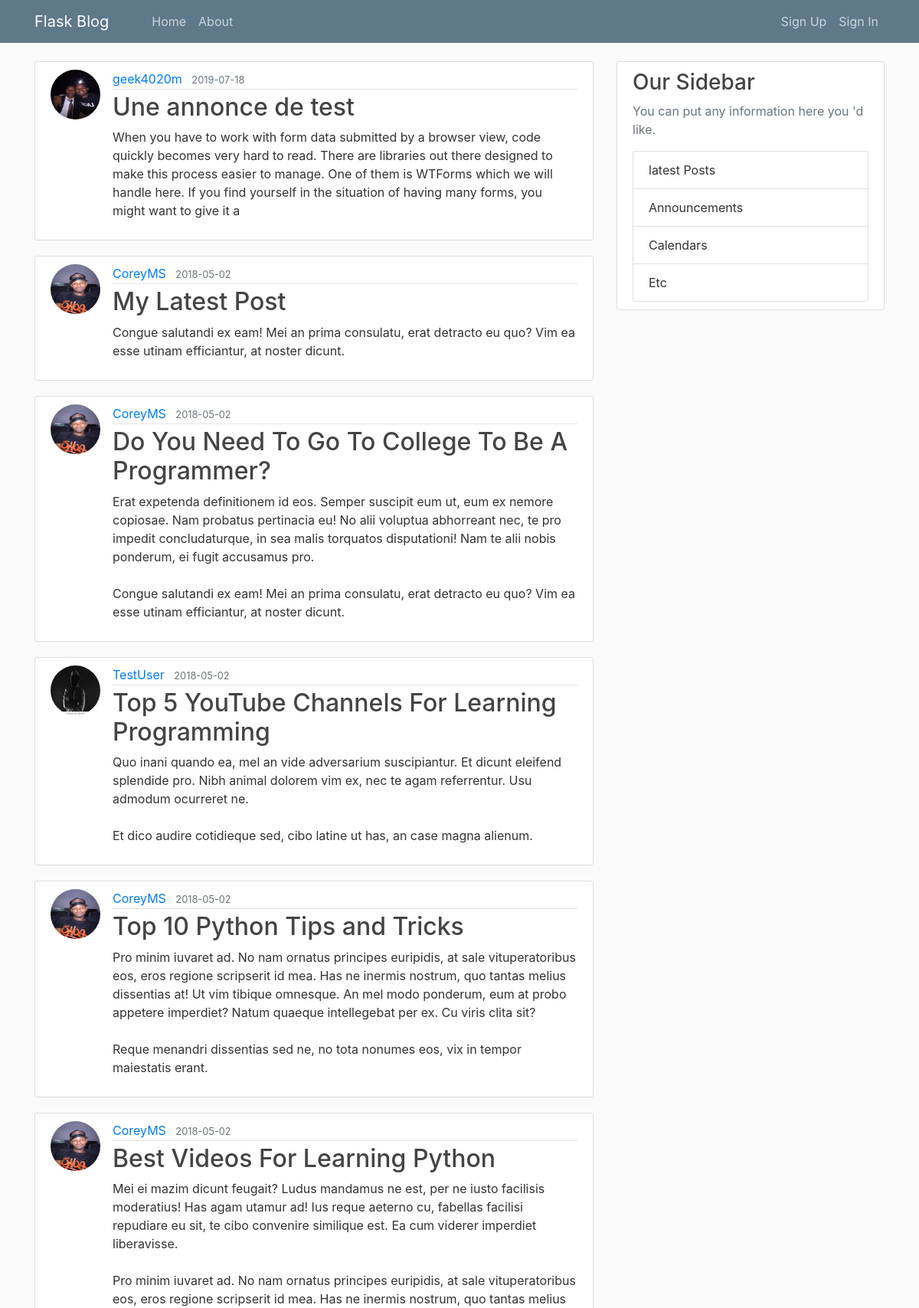
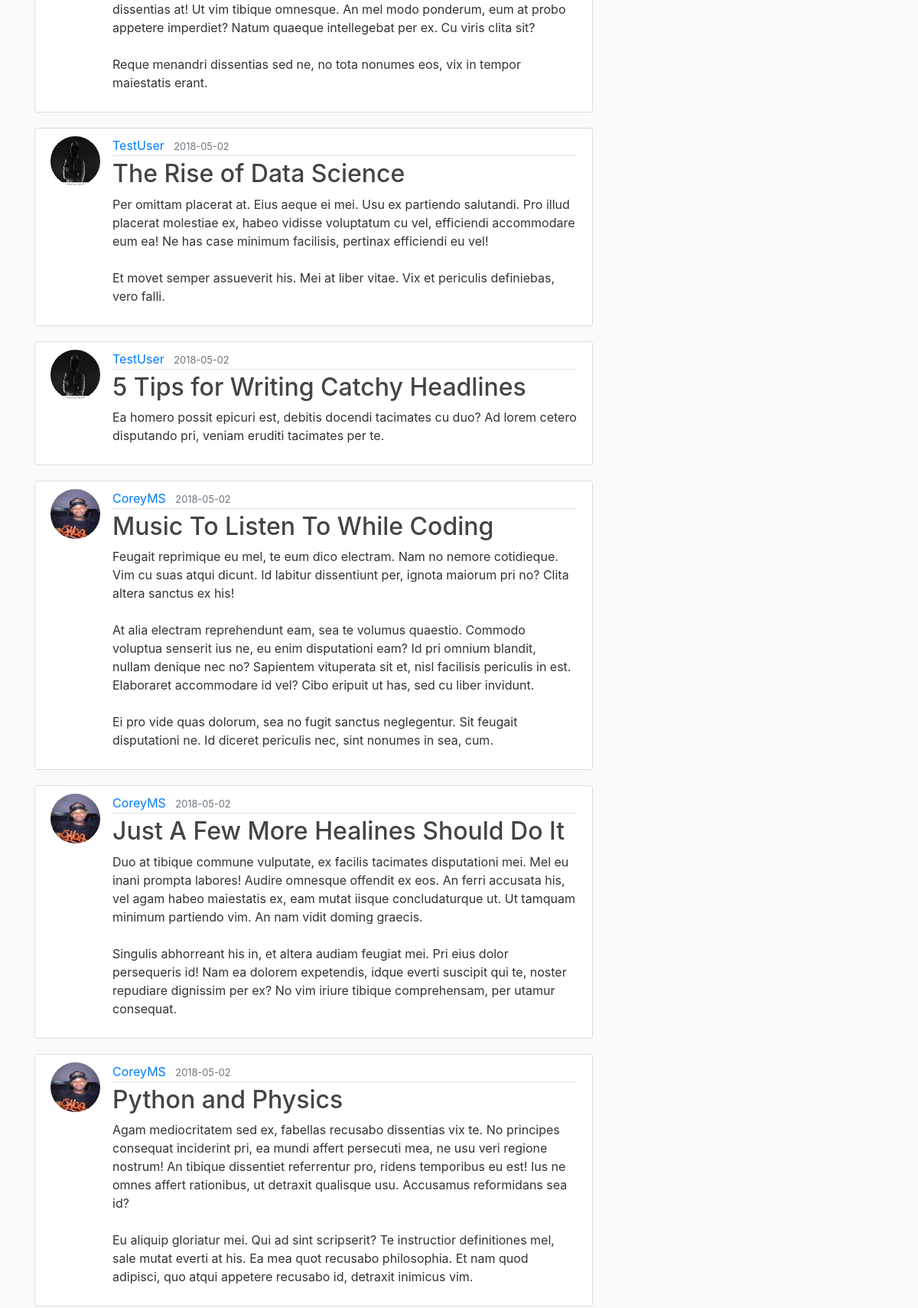
The page / (upper part) on the database its author committed (2 pictures, top to bottom).
### flask_blog/models.py (models this page shows, shortened)
class Post(db.Model):
    id = db.Column(db.Integer, primary_key=True)
    title = db.Column(db.String(100), nullable=False)
    date_posted = db.Column(db.DateTime, nullable=False, default=datetime.utcnow)
    content = db.Column(db.Text, nullable=False)
    user_id = db.Column(db.Integer, db.ForeignKey('user.id'), nullable=False)

class User(db.Model, UserMixin):
    id = db.Column(db.Integer, primary_key=True)
    username = db.Column(db.String(20), unique=True, nullable=False)
    email = db.Column(db.String(60), unique=True, nullable=False)
    password = db.Column(db.String(120), nullable=False)
    image_file = db.Column(db.String(20), nullable=False, default='default.jpg')
    posts = db.relationship('Post', backref='author', lazy=True)

### flask_blog/routes.py (the view)
@app.route('/')
def home():
    posts = Post.query.order_by(Post.date_posted.desc()).all()
    return render('home.html', posts=posts)

### flask_blog/templates/home.html
{% extends "layout/base.html" %}
{% block body %}
    {% for post in posts %}
        <article class="media content-section">
          <img class="rounded-circle article-img" src="{{ url_for('static', filename='profile_pics/' + post.author.image_file) }}">
          <div class="media-body">
            <div class="article-metadata">
              <a class="mr-2" href="#">{{ post.author.username }}</a>
              <small class="text-muted">{{ post.date_posted.strftime('%Y-%m-%d') }}</small>
            </div>
            <h2><a class="article-title" href="{{ url_for('post', post_id=post.id) }}">{{ post.title }}</a></h2>
            <p class="article-content">{{ post.content }}</p>
          </div>
        </article>
    {% endfor %}
{% endblock body %}

### flask_blog/templates/layout/base.html (shortened to what this page needs)
<!DOCTYPE html>
<html lang="en">
<head>
      <link rel="stylesheet" href="https://maxcdn.bootstrapcdn.com/bootstrap/4.0.0/css/bootstrap.min.css">
      <link rel="stylesheet" href="{{ url_for('static', filename='main.css') }}" type="text/css">
</head>
<body>
    <header class="site-header">
        <nav class="navbar navbar-expand-md navbar-dark navbar-dark bg-steel fixed-top">
            <div class="container">
                <a href="/" class="navbar-brand mr-5">Flask Blog</a>
                <div class="collapse navbar-collapse" id="navbarToggle">
                    <div class="navbar-nav mr-auto">
                        <a class="nav-item nav-link" href="/">Home</a>
                        <a class="nav-item nav-link" href="/about">About</a>
                     </div>
                     <nav class="navbar-nav">
                        {% if current_user.is_authenticated %}
                        <a href="{{ url_for('account') }}" class="nav-item nav-link">Account</a>
                        <a href="{{ url_for('logout') }}" class="nav-item nav-link">Logout</a>
                        {% else %}
                        <a href="{{ url_for('sign_up') }}" class="nav-item nav-link">Sign Up</a>
                        <a href="{{ url_for('sign_in') }}" class="nav-item nav-link">Sign In</a>
                        {% endif %}
                     </nav>
                </div>
            </div>
        </nav>
    </header>
    <main role="main" class="container">
        <div class="row">
            <div class="col-md-8">
                {% block body %}{% endblock %}
            </div>
            <div class="col-md-4">
                <div class="content-section">
                    <h3>Our Sidebar</h3>
                    <p class="text-muted">You can put any information here you 'd like.</p>
                    <ul class="list-group">
                        <li class="list-group-item">latest Posts</li>
                        <li class="list-group-item">Announcements</li>
                        <li class="list-group-item">Calendars</li>
                        <li class="list-group-item">Etc</li>
                    </ul>
                </div>
            </div>
        </div>
    </main>
</body>
</html>
</body>
</html>

### flask_blog/static/main.css (style rules this page uses)
body { background: #fafafa; color: #333333; margin-top: 5rem; }
h1, h2, h3, h4, h5, h6 { color: #444444; }
.bg-steel { background-color: #5f788a; }
.site-header .navbar-nav .nav-link { color: #cbd5db; }
.content-section { background: #ffffff; padding: 10px 20px; border: 1px solid #dddddd; border-radius: 3px; margin-bottom: 20px; }
.article-title { color: #444444; }
.article-content { white-space: pre-line; }
.article-img { height: 65px; width: 65px; margin-right: 16px; }
.article-metadata { padding-bottom: 1px; margin-bottom: 4px; border-bottom: 1px solid #e3e3e3 }

### rows shown on the page
Post: image_file (picture), author.username "geek4020m", date_posted "2019-07-18", title "Une annonce de test", content "When you have to work with form data submitted by a browser view, code quickly becomes very hard to read. There are libraries out there designed to make this process easier to manage. One of them is WTForms which we will handle here. If you find yourself in the situation of having many forms, you might want to give it a"
Post: image_file (picture), author.username "CoreyMS", date_posted "2018-05-02", title "My Latest Post", content "Congue salutandi ex eam! Mei an prima consulatu, erat detracto eu quo? Vim ea esse utinam efficiantur, at noster dicunt."
Post: image_file (picture), author.username "CoreyMS", date_posted "2018-05-02", title "Do You Need To Go To College To Be A Programmer?", content "Erat expetenda definitionem id eos. Semper suscipit eum ut, eum ex nemore copiosae. Nam probatus pertinacia eu! No alii voluptua abhorreant nec, te pro impedit concludaturque, in sea malis torquatos disputationi! Nam te alii nobis ponderum, ei fugit accusamus pro. Congue salutandi ex eam! Mei an prima consulatu, erat detracto eu quo? Vim ea esse utinam efficiantur, at noster dicunt."
Post: image_file (placeholder picture), author.username "TestUser", date_posted "2018-05-02", title "Top 5 YouTube Channels For Learning Programming", content "Quo inani quando ea, mel an vide adversarium suscipiantur. Et dicunt eleifend splendide pro. Nibh animal dolorem vim ex, nec te agam referrentur. Usu admodum ocurreret ne. Et dico audire cotidieque sed, cibo latine ut has, an case magna alienum."
Post: image_file (picture), author.username "CoreyMS", date_posted "2018-05-02", title "Top 10 Python Tips and Tricks", content "Pro minim iuvaret ad. No nam ornatus principes euripidis, at sale vituperatoribus eos, eros regione scripserit id mea. Has ne inermis nostrum, quo tantas melius dissentias at! Ut vim tibique omnesque. An mel modo ponderum, eum at probo appetere imperdiet? Natum quaeque intellegebat per ex. Cu viris clita sit? Reque menandri dissentias sed ne, no tota nonumes eos, vix in tempor maiestatis erant."
Post: image_file (picture), author.username "CoreyMS", date_posted "2018-05-02", title "Best Videos For Learning Python", content "Mei ei mazim dicunt feugait? Ludus mandamus ne est, per ne iusto facilisis moderatius! Has agam utamur ad! Ius reque aeterno cu, fabellas facilisi repudiare eu sit, te cibo convenire similique est. Ea cum viderer imperdiet liberavisse. Pro minim iuvaret ad. No nam ornatus principes euripidis, at sale vituperatoribus eos, eros regione scripserit id mea. Has ne inermis nostrum, quo tantas melius dissentias at! Ut vim tibique omnesque. An mel modo ponderum, eum at probo appetere imperdiet? Natum quaeque intellegebat per ex. Cu viris clita sit? Reque menandri dissentias sed ne, no tota nonumes eos, vix in tempor maiestatis erant."
Post: image_file (placeholder picture), author.username "TestUser", date_posted "2018-05-02", title "The Rise of Data Science", content "Per omittam placerat at. Eius aeque ei mei. Usu ex partiendo salutandi. Pro illud placerat molestiae ex, habeo vidisse voluptatum cu vel, efficiendi accommodare eum ea! Ne has case minimum facilisis, pertinax efficiendi eu vel! Et movet semper assueverit his. Mei at liber vitae. Vix et periculis definiebas, vero falli."
Post: image_file (placeholder picture), author.username "TestUser", date_posted "2018-05-02", title "5 Tips for Writing Catchy Headlines", content "Ea homero possit epicuri est, debitis docendi tacimates cu duo? Ad lorem cetero disputando pri, veniam eruditi tacimates per te."
Post: image_file (picture), author.username "CoreyMS", date_posted "2018-05-02", title "Music To Listen To While Coding", content "Feugait reprimique eu mel, te eum dico electram. Nam no nemore cotidieque. Vim cu suas atqui dicunt. Id labitur dissentiunt per, ignota maiorum pri no? Clita altera sanctus ex his! At alia electram reprehendunt eam, sea te volumus quaestio. Commodo voluptua senserit ius ne, eu enim disputationi eam? Id pri omnium blandit, nullam denique nec no? Sapientem vituperata sit et, nisl facilisis periculis in est. Elaboraret accommodare id vel? Cibo eripuit ut has, sed cu liber invidunt. Ei pro vide quas dolorum, sea no fugit sanctus neglegentur. Sit feugait disputationi ne. Id diceret periculis nec, sint nonumes in sea, cum."
Post: image_file (picture), author.username "CoreyMS", date_posted "2018-05-02", title "Just A Few More Healines Should Do It", content "Duo at tibique commune vulputate, ex facilis tacimates disputationi mei. Mel eu inani prompta labores! Audire omnesque offendit ex eos. An ferri accusata his, vel agam habeo maiestatis ex, eam mutat iisque concludaturque ut. Ut tamquam minimum partiendo vim. An nam vidit doming graecis. Singulis abhorreant his in, et altera audiam feugiat mei. Pri eius dolor persequeris id! Nam ea dolorem expetendis, idque everti suscipit qui te, noster repudiare dignissim per ex? No vim iriure tibique comprehensam, per utamur consequat."
Post: image_file (picture), author.username "CoreyMS", date_posted "2018-05-02", title "Python and Physics", content "Agam mediocritatem sed ex, fabellas recusabo dissentias vix te. No principes consequat inciderint pri, ea mundi affert persecuti mea, ne usu veri regione nostrum! An tibique dissentiet referrentur pro, ridens temporibus eu est! Ius ne omnes affert rationibus, ut detraxit qualisque usu. Accusamus reformidans sea id? Eu aliquip gloriatur mei. Qui ad sint scripserit? Te instructior definitiones mel, sale mutat everti at his. Ea mea quot recusabo philosophia. Et nam quod adipisci, quo atqui appetere recusabo id, detraxit inimicus vim."
